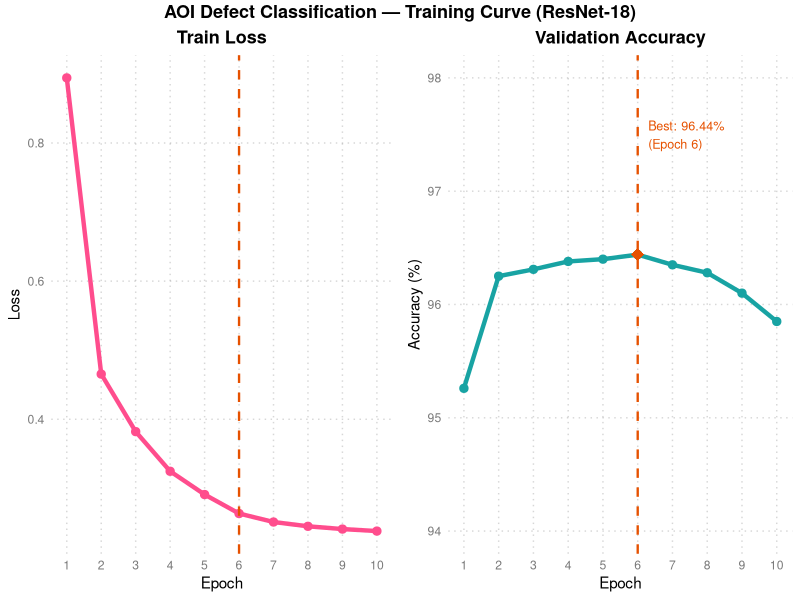
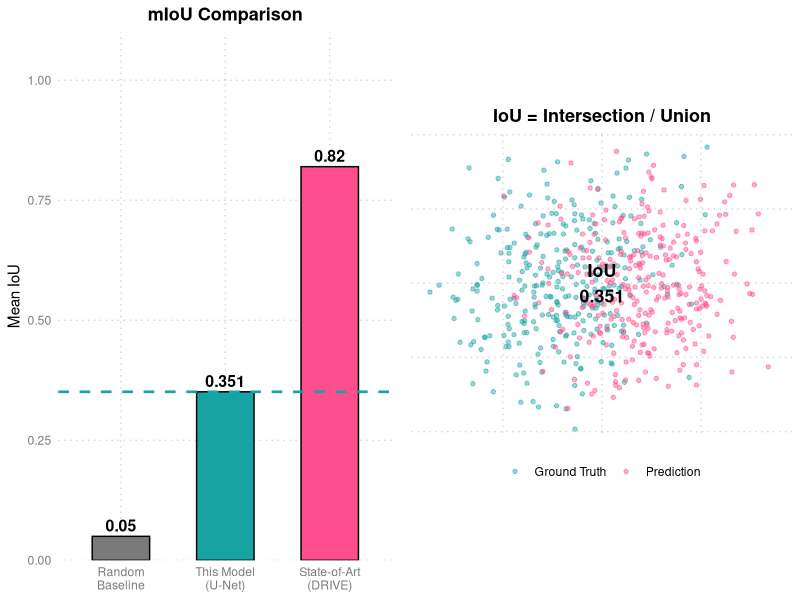
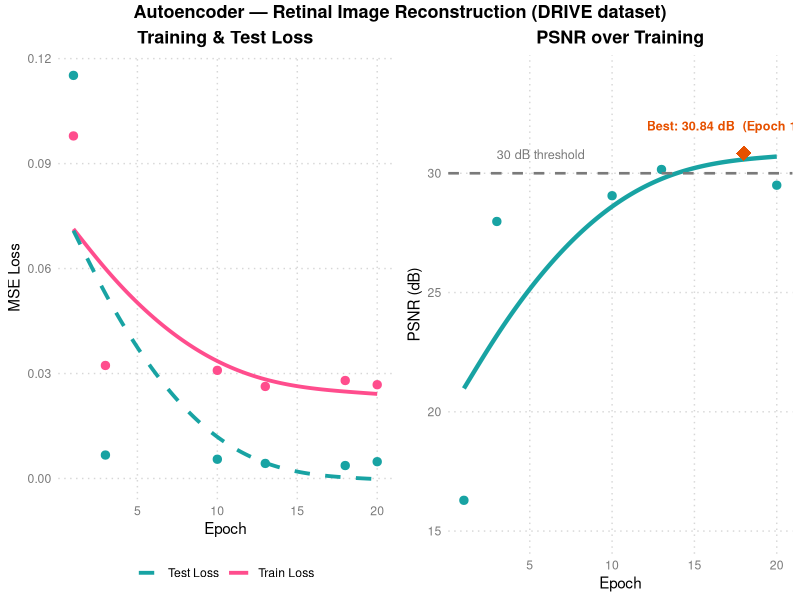
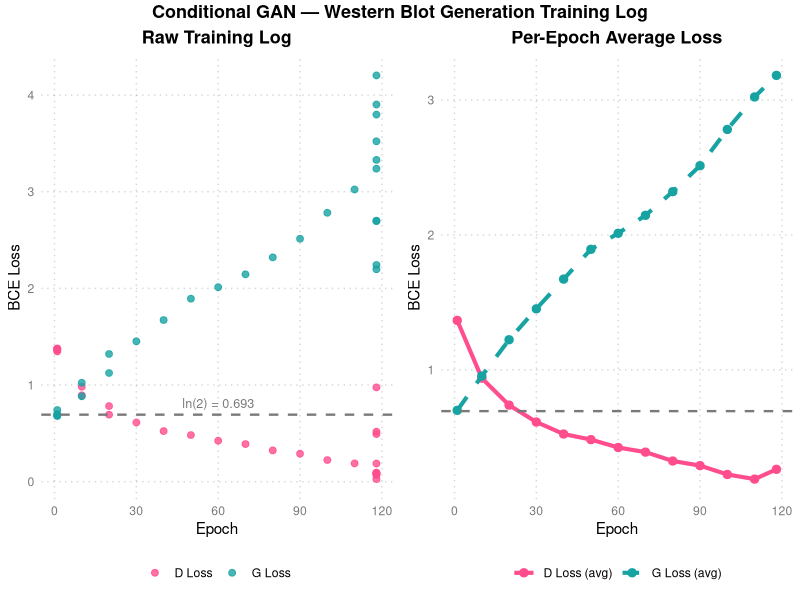

Reproduce these figures in R, in order.
## ---- chunk 1
library(ggplot2)
library(tidyverse)
library(gridExtra)
library(scales)

# Personal visual DNA
c1  <- "#18A3A3"      # teal (primary)
c2  <- "#FF4D8D"      # rose pink (accent)
c3  <- "#7A7A7A"      # mid grey
c4  <- "#000000"      # border / text
acc <- "#E65100"      # deep orange (trend / highlight)

theme1 <- function() {
  theme_minimal(base_family = "sans") +
    theme(
      text             = element_text(colour = c4),
      plot.title       = element_text(face = "bold", colour = c4, size = 13,
                                      hjust = 0.5),
      plot.subtitle    = element_text(colour = c3, size = 10, hjust = 0.5),
      axis.title       = element_text(colour = c4, size = 11),
      axis.text        = element_text(colour = c3),
      panel.grid.major = element_line(color = scales::alpha(c3, 0.3),
                                      linetype = "dotted"),
      panel.grid.minor = element_blank(),
      legend.text      = element_text(colour = c4),
      legend.title     = element_text(colour = c4, face = "bold")
    )
}
## ---- chunk 2
df_aoi <- data.frame(
  epoch      = 1:10,
  train_loss = c(0.8943,0.4654,0.3821,0.3247,0.2910,0.2635,0.2512,0.2450,0.2410,0.2381),
  val_acc    = c(95.26, 96.25, 96.31, 96.38, 96.40, 96.44, 96.35, 96.28, 96.10, 95.85)
)
best_ep <- df_aoi$epoch[which.max(df_aoi$val_acc)]

p_loss <- ggplot(df_aoi, aes(x = epoch, y = train_loss)) +
  geom_line(colour = c2, linewidth = 1.5) +
  geom_point(colour = c2, size = 2.5) +
  geom_vline(xintercept = best_ep, linetype = "dashed", colour = acc, linewidth = 0.8) +
  scale_x_continuous(breaks = 1:10) +
  labs(title = "Train Loss", x = "Epoch", y = "Loss") +
  theme1()

p_acc <- ggplot(df_aoi, aes(x = epoch, y = val_acc)) +
  geom_line(colour = c1, linewidth = 1.5) +
  geom_point(colour = c1, size = 2.5) +
  geom_point(data = df_aoi[which.max(df_aoi$val_acc), ],
             aes(x = epoch, y = val_acc),
             colour = acc, size = 4, shape = 18) +
  geom_vline(xintercept = best_ep, linetype = "dashed", colour = acc, linewidth = 0.8) +
  annotate("text", x = best_ep + 0.3, y = 97.5,
           label = paste0("Best: ", max(df_aoi$val_acc), "%\n(Epoch ", best_ep, ")"),
           colour = acc, size = 3.2, hjust = 0) +
  scale_x_continuous(breaks = 1:10) +
  scale_y_continuous(limits = c(94, 98)) +
  labs(title = "Validation Accuracy", x = "Epoch", y = "Accuracy (%)") +
  theme1()

grid.arrange(p_loss, p_acc, ncol = 2,
             top = grid::textGrob("AOI Defect Classification — Training Curve (ResNet-18)",
                                  gp = grid::gpar(fontface = "bold", fontsize = 13)))
## ---- chunk 3
df_miou <- data.frame(
  model  = factor(c("Random\nBaseline", "This Model\n(U-Net)", "State-of-Art\n(DRIVE)"),
                  levels = c("Random\nBaseline", "This Model\n(U-Net)", "State-of-Art\n(DRIVE)")),
  miou   = c(0.05, 0.351, 0.82)
)

p_bar <- ggplot(df_miou, aes(x = model, y = miou, fill = model)) +
  geom_col(colour = c4, width = 0.55) +
  geom_text(aes(label = miou), vjust = -0.4,
            fontface = "bold", size = 4, colour = c4) +
  geom_hline(yintercept = 0.351, linetype = "dashed",
             colour = c1, linewidth = 0.9) +
  scale_fill_manual(values = c(c3, c1, c2)) +
  scale_y_continuous(limits = c(0, 1), expand = expansion(mult = c(0, 0.1))) +
  labs(title = "mIoU Comparison", x = NULL, y = "Mean IoU") +
  theme1() +
  theme(legend.position = "none")

# IoU Venn-style scatter illustration
set.seed(7)
n <- 300
gt_x   <- rnorm(n, -0.18, 0.22); gt_y   <- rnorm(n, 0, 0.22)
pred_x <- rnorm(n,  0.18, 0.22); pred_y <- rnorm(n, 0, 0.22)
df_venn <- data.frame(
  x   = c(gt_x, pred_x),
  y   = c(gt_y, pred_y),
  grp = rep(c("Ground Truth", "Prediction"), each = n)
)
p_venn <- ggplot(df_venn, aes(x = x, y = y, colour = grp)) +
  geom_point(size = 1.2, alpha = 0.45) +
  annotate("text", x = 0, y = 0, label = "IoU\n0.351",
           fontface = "bold", size = 4.5, colour = c4) +
  scale_colour_manual(values = c(c1, c2)) +
  coord_fixed(xlim = c(-0.7, 0.7), ylim = c(-0.55, 0.55)) +
  labs(title = "IoU = Intersection / Union",
       colour = NULL, x = NULL, y = NULL) +
  theme1() +
  theme(axis.text = element_blank(), axis.ticks = element_blank(),
        legend.position = "bottom")

grid.arrange(p_bar, p_venn, ncol = 2)
## ---- chunk 4
library(splines)

ep_pts    <- c(1, 3, 10, 13, 18, 20)
tr_pts    <- c(0.0979, 0.0323, 0.0309, 0.0263, 0.0280, 0.0268)
te_pts    <- c(0.1152, 0.0067, 0.0055, 0.0043, 0.0037, 0.0048)
psnr_pts  <- c(16.29, 27.98, 29.06, 30.16, 30.84, 29.50)

ep_seq <- seq(1, 20, length.out = 200)
df_smooth <- data.frame(
  epoch      = ep_seq,
  train_loss = predict(smooth.spline(ep_pts, tr_pts,  spar = 0.5), ep_seq)$y,
  test_loss  = predict(smooth.spline(ep_pts, te_pts,  spar = 0.5), ep_seq)$y,
  psnr       = predict(smooth.spline(ep_pts, psnr_pts, spar = 0.5), ep_seq)$y
)
df_pts <- data.frame(epoch = ep_pts, train = tr_pts, test = te_pts, psnr = psnr_pts)
best_ep <- ep_pts[which.max(psnr_pts)]

p_loss <- ggplot() +
  geom_line(data = df_smooth, aes(x = epoch, y = train_loss, colour = "Train Loss"),
            linewidth = 1.3) +
  geom_line(data = df_smooth, aes(x = epoch, y = test_loss, colour = "Test Loss"),
            linewidth = 1.3, linetype = "dashed") +
  geom_point(data = df_pts, aes(x = epoch, y = train), colour = c2, size = 2.5) +
  geom_point(data = df_pts, aes(x = epoch, y = test),  colour = c1, size = 2.5) +
  scale_colour_manual(values = c("Train Loss" = c2, "Test Loss" = c1)) +
  labs(title = "Training & Test Loss", x = "Epoch", y = "MSE Loss",
       colour = NULL) +
  theme1() +
  theme(legend.position = "bottom")

p_psnr <- ggplot() +
  geom_line(data = df_smooth, aes(x = epoch, y = psnr),
            colour = c1, linewidth = 1.5) +
  geom_point(data = df_pts, aes(x = epoch, y = psnr), colour = c1, size = 2.5) +
  geom_point(data = df_pts[which.max(df_pts$psnr), ],
             aes(x = epoch, y = psnr), colour = acc, size = 5, shape = 18) +
  geom_hline(yintercept = 30, linetype = "dashed", colour = c3, linewidth = 0.9) +
  annotate("text", x = 3, y = 30.8, label = "30 dB threshold",
           colour = c3, size = 3.2, hjust = 0) +
  annotate("label", x = best_ep - 1, y = 32,
           label = paste0("Best: ", max(psnr_pts), " dB  (Epoch ", best_ep, ")"),
           colour = acc, size = 3.2, fontface = "bold",
           fill = "white", label.size = 0, hjust = 0.5) +
  scale_y_continuous(limits = c(15, 34)) +
  labs(title = "PSNR over Training", x = "Epoch", y = "PSNR (dB)") +
  theme1()

grid.arrange(p_loss, p_psnr, ncol = 2,
             top = grid::textGrob("Autoencoder — Retinal Image Reconstruction (DRIVE dataset)",
                                  gp = grid::gpar(fontface = "bold", fontsize = 13)))
## ---- chunk 5
raw <- data.frame(
  epoch  = c(1,1,1,1,1,10,10,20,20,30,40,50,60,70,80,90,100,110,118,118,118,118,118,118,118,118,118,118),
  step   = c(10,20,30,40,50,10,50,10,100,10,10,10,10,10,10,10,10,10,180,190,200,210,220,230,240,250,260,270),
  d_loss = c(1.3715,1.3476,1.3785,1.3699,1.3634,0.9821,0.8934,0.7821,0.6934,0.6123,
             0.5234,0.4821,0.4234,0.3891,0.3234,0.2891,0.2234,0.1891,
             0.5169,0.1873,0.4921,0.0873,0.0840,0.0263,0.0859,0.0933,0.9756,0.0683),
  g_loss = c(0.7412,0.6997,0.6792,0.6840,0.6901,0.8834,1.0231,1.1243,1.3211,1.4521,
             1.6723,1.8934,2.0123,2.1456,2.3210,2.5134,2.7823,3.0234,
             2.1982,3.2385,2.2424,2.7004,3.7983,4.2039,2.6956,3.9028,3.3295,3.5220)
)

# Per-epoch averages
avg <- raw %>%
  group_by(epoch) %>%
  summarise(d_avg = mean(d_loss), g_avg = mean(g_loss), .groups = "drop")

# Raw scatter
p_raw <- ggplot(raw, aes(x = epoch)) +
  geom_point(aes(y = d_loss, colour = "D Loss"), size = 2, alpha = 0.8) +
  geom_point(aes(y = g_loss, colour = "G Loss"), size = 2, alpha = 0.8) +
  geom_hline(yintercept = log(2), linetype = "dashed",
             colour = c3, linewidth = 0.8) +
  annotate("text", x = 60, y = log(2) + 0.12,
           label = "ln(2) = 0.693", colour = c3, size = 3.2) +
  scale_colour_manual(values = c("D Loss" = c2, "G Loss" = c1)) +
  labs(title = "Raw Training Log", x = "Epoch", y = "BCE Loss",
       colour = NULL) +
  theme1() +
  theme(legend.position = "bottom")

# Epoch averages with smooth lines
p_avg <- ggplot(avg, aes(x = epoch)) +
  geom_line(aes(y = d_avg, colour = "D Loss (avg)"), linewidth = 1.4) +
  geom_point(aes(y = d_avg, colour = "D Loss (avg)"), size = 2.5) +
  geom_line(aes(y = g_avg, colour = "G Loss (avg)"),
            linewidth = 1.4, linetype = "dashed") +
  geom_point(aes(y = g_avg, colour = "G Loss (avg)"), size = 2.5) +
  geom_hline(yintercept = log(2), linetype = "dashed",
             colour = c3, linewidth = 0.8) +
  scale_colour_manual(values = c("D Loss (avg)" = c2, "G Loss (avg)" = c1)) +
  labs(title = "Per-Epoch Average Loss", x = "Epoch", y = "BCE Loss",
       colour = NULL) +
  theme1() +
  theme(legend.position = "bottom")

grid.arrange(p_raw, p_avg, ncol = 2,
             top = grid::textGrob("Conditional GAN — Western Blot Generation Training Log",
                                  gp = grid::gpar(fontface = "bold", fontsize = 13)))
